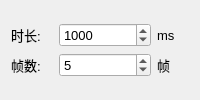
<?xml version="1.0" encoding="UTF-8"?>
<ui version="4.0">
 <class>CacheWidgetClass</class>
 <widget class="QDialog" name="CacheWidgetClass">
  <property name="geometry">
   <rect>
    <x>0</x>
    <y>0</y>
    <width>200</width>
    <height>100</height>
   </rect>
  </property>
  <property name="windowTitle">
   <string>缓冲</string>
  </property>
  <layout class="QGridLayout" name="gridLayout">
   <item row="0" column="0">
    <layout class="QVBoxLayout" name="verticalLayout">
     <item>
      <layout class="QHBoxLayout" name="horizontalLayout">
       <item>
        <widget class="QLabel" name="m_labDuration">
         <property name="minimumSize">
          <size>
           <width>42</width>
           <height>24</height>
          </size>
         </property>
         <property name="maximumSize">
          <size>
           <width>42</width>
           <height>24</height>
          </size>
         </property>
         <property name="font">
          <font>
           <pointsize>10</pointsize>
          </font>
         </property>
         <property name="text">
          <string>时长:</string>
         </property>
        </widget>
       </item>
       <item>
        <widget class="QSpinBox" name="m_spbDuration">
         <property name="minimumSize">
          <size>
           <width>0</width>
           <height>24</height>
          </size>
         </property>
         <property name="maximumSize">
          <size>
           <width>16777215</width>
           <height>24</height>
          </size>
         </property>
         <property name="font">
          <font>
           <pointsize>10</pointsize>
          </font>
         </property>
         <property name="maximum">
          <number>9000</number>
         </property>
         <property name="singleStep">
          <number>100</number>
         </property>
         <property name="value">
          <number>1000</number>
         </property>
        </widget>
       </item>
       <item>
        <widget class="QLabel" name="m_labMS">
         <property name="minimumSize">
          <size>
           <width>32</width>
           <height>24</height>
          </size>
         </property>
         <property name="maximumSize">
          <size>
           <width>32</width>
           <height>24</height>
          </size>
         </property>
         <property name="font">
          <font>
           <pointsize>10</pointsize>
          </font>
         </property>
         <property name="text">
          <string>ms</string>
         </property>
        </widget>
       </item>
      </layout>
     </item>
     <item>
      <layout class="QHBoxLayout" name="horizontalLayout_2">
       <item>
        <widget class="QLabel" name="m_labFrames">
         <property name="minimumSize">
          <size>
           <width>42</width>
           <height>24</height>
          </size>
         </property>
         <property name="maximumSize">
          <size>
           <width>42</width>
           <height>24</height>
          </size>
         </property>
         <property name="font">
          <font>
           <pointsize>10</pointsize>
          </font>
         </property>
         <property name="text">
          <string>帧数:</string>
         </property>
        </widget>
       </item>
       <item>
        <widget class="QSpinBox" name="m_spbFrames">
         <property name="minimumSize">
          <size>
           <width>0</width>
           <height>24</height>
          </size>
         </property>
         <property name="maximumSize">
          <size>
           <width>16777215</width>
           <height>24</height>
          </size>
         </property>
         <property name="font">
          <font>
           <pointsize>10</pointsize>
          </font>
         </property>
         <property name="maximum">
          <number>10</number>
         </property>
         <property name="value">
          <number>5</number>
         </property>
        </widget>
       </item>
       <item>
        <widget class="QLabel" name="m_labCount">
         <property name="minimumSize">
          <size>
           <width>32</width>
           <height>24</height>
          </size>
         </property>
         <property name="maximumSize">
          <size>
           <width>32</width>
           <height>24</height>
          </size>
         </property>
         <property name="font">
          <font>
           <pointsize>10</pointsize>
          </font>
         </property>
         <property name="text">
          <string>帧</string>
         </property>
        </widget>
       </item>
      </layout>
     </item>
    </layout>
   </item>
  </layout>
 </widget>
 <layoutdefault spacing="6" margin="11"/>
 <resources/>
 <connections/>
</ui>
